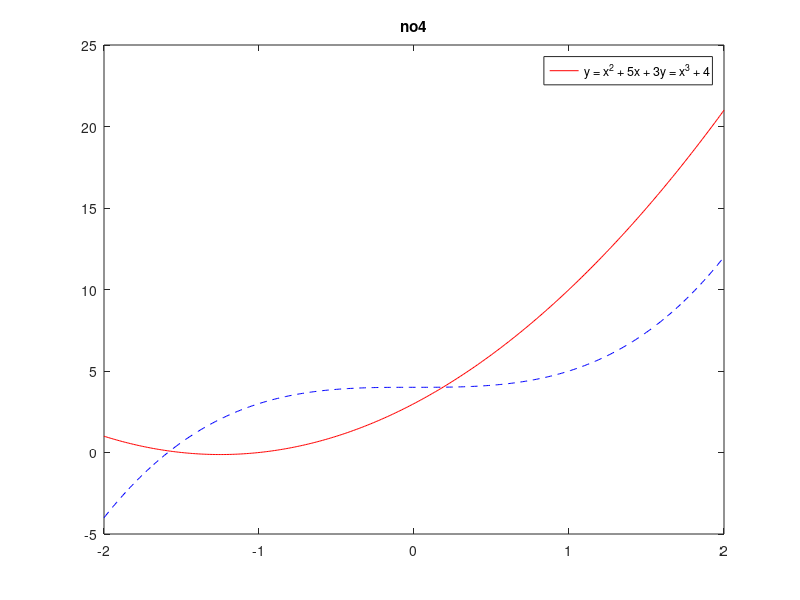
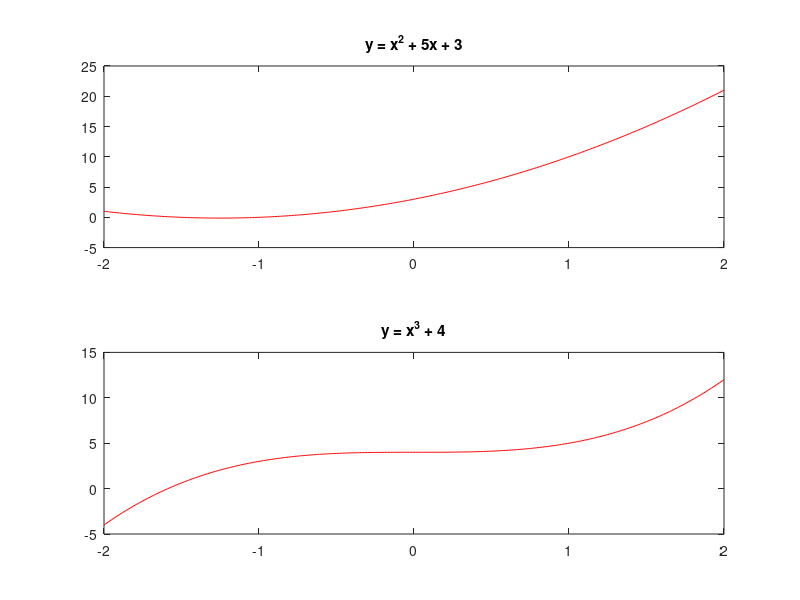

Recreate these plots in MATLAB, in order. (Note: this script raises an error after producing the figures.)
% CPE 3102 - FEEDBACK AND CONTROL SYSTEMS
% Group 3   TTh 10:30 AM - 1:30 PM LB265 TC
% Cabigon, Timothy Chad; Sarcol, Joshua      BS-CpE 3        2025/09/10
% LE1 | Introduction to Matlab #1a

clear
clc

%% 1a
A = [2 1 1;
     0 -3 4];

B = [3 -1 3;
     2 0 5];

no1a = A + B

%% 1b
A = [1 2;
     3 0];

B = [1 3;
    0 -4];

no1b = 3*A - 2*B

%% 1c
no1c = 5*A - 2*B

%% 2
A = [1 2;
     3 0];

B = [2 -1;
     3 4];

C = [2 -2;
     1 3;
     4 -1];

no2 = C * (A + B)

%% 3
no3 = C*A + C*B

%% 4
x = -2:0.01:2;
a = polyval([2 5 3], x);
b = polyval([1 0 0 4], x);

figure(1)
plot(x, a, "r")
hold on
plot(x, b, "b--")
legend(["y = x^2 + 5x + 3" "y = x^3 + 4"])
title("no4")
hold off

%% 5
figure(2)
subplot(2, 1, 1)
plot(x, a, "r")
title("y = x^2 + 5x + 3")

subplot(2, 1, 2)
plot(x, b, "r")
title("y = x^3 + 4")

sgtitle("no5")

%% 6a
p1 = [1 32 8 85 4 1 3 1];
no6a = roots(p1)

%% 6b
p2 = [3 -1 24 9 6 2];
no6b = roots(p2)

%% 6c
p3 = [1 77 11 1];
no6c = roots(p3)

%% 7a
no7a = conv(p1, p2)

%% 7b
no7b = conv(p1, p3)